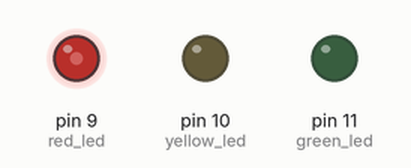
This sketch was run on a simulated Arduino Uno, built with avr-gcc and run on an emulated ATmega328P. On the bench: output pins drawn as LEDs (lit = HIGH).

Above: at 0.05 s.
At 0.15 s:
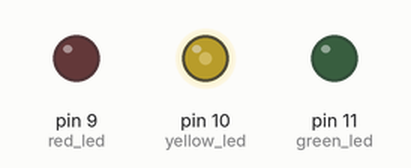
At 0.3 s:
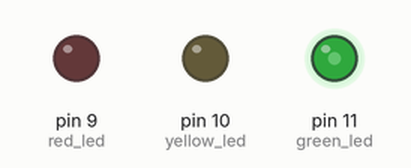
At 1.3 s:
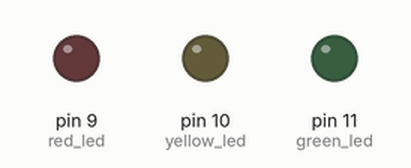
Timing chart, 0 to 3.0 s (numbered marks = the images above):
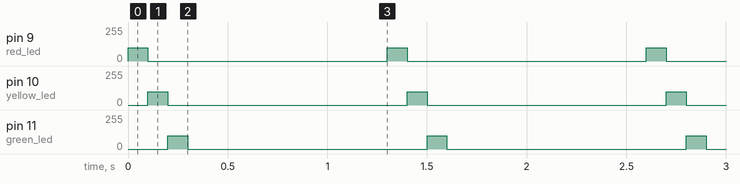

Measured:
- by itself, pin 9 (red_led), pin 10 (yellow_led), pin 11 (green_led): alternates 100/255 for 0.10 s and 0/255 for 1.2 s

The sketch:

three_leds.ino
```cpp
/* ~Bosse    2023-10-1 */

const int red_led = 9;
const int yellow_led = 10;
const int green_led = 11;
int pause = 100;


void shine(int led_pin) {
  analogWrite(led_pin, 100);
  delay(pause);
  digitalWrite(led_pin, LOW);
  delay(0);
}

void setup() {
  pinMode(red_led, OUTPUT);
  pinMode(yellow_led, OUTPUT);
  pinMode(green_led, OUTPUT);
}

void loop() {
  shine(red_led);
  shine(yellow_led);
  shine(green_led);
  delay(1000);

  //exit(0);
}
```
